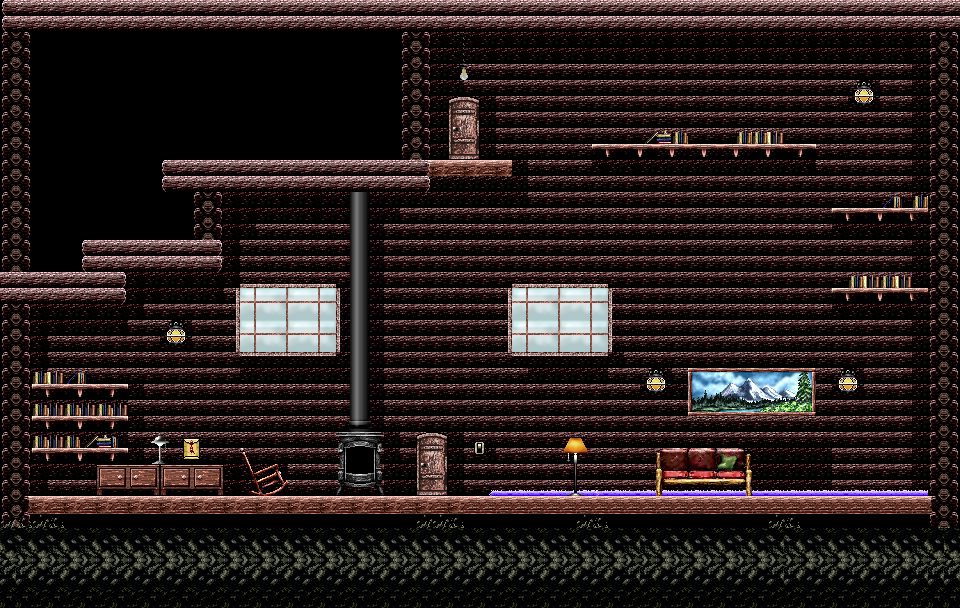

A 2D game scene composited from a Tiled map and its tileset images. What follows is a short description and the map's XML, with each tile layer's data collapsed to a summary:
An orthogonal 60x38 tile map with 16x16 px tiles, 5 tile layers (World -1, World 0, World 1, World 2, ...), 10 tilesets.

<map version="1.0" orientation="orthogonal" width="60" height="38" tilewidth="16" tileheight="16">
 <tileset firstgid="1" name="BIG Compilation" tilewidth="16" tileheight="16">
  <image source="BIG Compilation.bmp" trans="ff00ff" width="320" height="2016" />
 </tileset>
 <tileset firstgid="2521" name="CShapes (3)" tilewidth="16" tileheight="16">
  <image source="CShapes (3).bmp" trans="ff00ff" width="336" height="64" />
 </tileset>
 <tileset firstgid="2605" name="Collectables with animations" tilewidth="16" tileheight="16">
  <image source="Collectables with animations.bmp" trans="ff00ff" width="320" height="288" />
 </tileset>
 <tileset firstgid="2965" name="mountainside COMP" tilewidth="16" tileheight="16">
  <image source="mountainside COMP.bmp" trans="ff00ff" width="320" height="384" />
 </tileset>
 <tileset firstgid="3445" name="chair" tilewidth="16" tileheight="16">
  <image source="chair.bmp" trans="ff00ff" width="192" height="48" />
 </tileset>
 <tileset firstgid="3481" name="wood stove" tilewidth="16" tileheight="16">
  <image source="wood stove.bmp" trans="ff00ff" width="96" height="64" />
 </tileset>
 <tileset firstgid="3505" name="Soviet Soldiers" tilewidth="16" tileheight="16">
  <image source="Soviet Soldiers.bmp" trans="ff00ff" width="96" height="64" />
 </tileset>
 <tileset firstgid="3529" name="windows log cabin" tilewidth="16" tileheight="16">
  <image source="windows log cabin.bmp" trans="ff00ff" width="48" height="33" />
 </tileset>
 <tileset firstgid="3535" name="couch cabin" tilewidth="16" tileheight="16">
  <image source="couch cabin.bmp" trans="ff00ff" width="288" height="96" />
 </tileset>
 <tileset firstgid="3643" name="painting 1" tilewidth="16" tileheight="16">
  <image source="painting 1.bmp" trans="ff00ff" width="256" height="96" />
 </tileset>
 <layer name="World -1" width="60" height="38">
  <data>[2280 cells, 1225 non-empty, 1 distinct tile ids]</data>
 </layer>
 <layer name="World 0" width="60" height="38">
  <data>[2280 cells, 2044 non-empty, 56 distinct tile ids]</data>
 </layer>
 <layer name="World 1" width="60" height="38">
  <data>[2280 cells, 375 non-empty, 97 distinct tile ids]</data>
 </layer>
 <layer name="World 2" width="60" height="38">
  <data>[2280 cells, 148 non-empty, 37 distinct tile ids]</data>
 </layer>
 <layer name="World 3" width="60" height="38">
  <data>[2280 cells, 8 non-empty, 8 distinct tile ids]</data>
 </layer>
</map>
